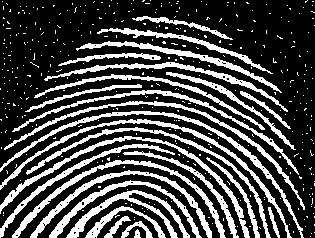
#> input picture 26/fingerprint.png, 315 x 238 px
$ jupyter execute HW4_3.ipynb
#> lines starting #> are read from the running program, lines starting #| are printed output that depends on the picture; after the words box and inside, x2 and y2 are one past the last pixel; in counts of white or black regions, pixels touching at a corner belong together
[cell 1]
import cv2 as cv
import matplotlib.pyplot as plt
import numpy as np

noisy_finger=cv.imread("fingerprint.png",cv.IMREAD_GRAYSCALE)
#> noisy_finger: shape (238, 315); 28.5% white; 414 white regions (387 under 20 px), largest, box (x1, y1, x2, y2) and area: (0, 111, 304, 238) 1388, (0, 136, 250, 238) 1372, (0, 119, 292, 238) 1337
n = 3
kernel_finger = cv.getStructuringElement(cv.MORPH_RECT,(n , n))
opening_finger = cv.morphologyEx(noisy_finger , cv.MORPH_OPEN, kernel_finger)
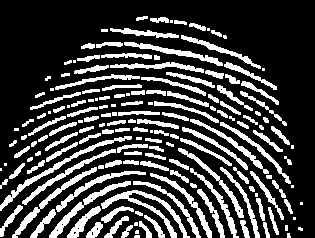
#> opening_finger: shape (238, 315); 25.3% white; 167 white regions (33 under 20 px), largest, box (x1, y1, x2, y2) and area: (101, 190, 190, 238) 786, (0, 136, 132, 211) 677, (49, 181, 131, 238) 578
closing_finger = cv.morphologyEx(opening_finger , cv.MORPH_CLOSE, kernel_finger)
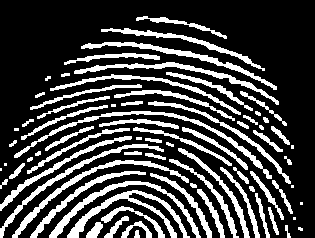
#> closing_finger: shape (238, 315); 25.9% white; 75 white regions (11 under 20 px), largest, box (x1, y1, x2, y2) and area: (67, 190, 190, 238) 1113, (14, 111, 272, 179) 1082, (49, 181, 201, 238) 979

plt.imshow(closing_finger, cmap = 'gray',vmin  = 0, vmax = 255)
plt.title('cleared finger'), plt.xticks([]), plt.yticks([])

headct=cv.imread("headCT.png",cv.IMREAD_GRAYSCALE)
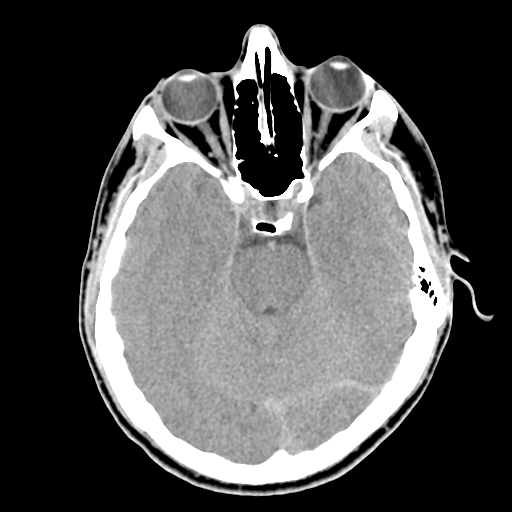
#> input picture 26/headCT.png, 512 x 512 px
#> headct is the input picture: shape (512, 512); min 0, max 255, mean 80.4
n1 = 3
n2 = 7
kernel_3 = cv.getStructuringElement(cv.MORPH_RECT,( n1 , n1))
gradient_3 = cv.morphologyEx(headct , cv.MORPH_GRADIENT, kernel_3)
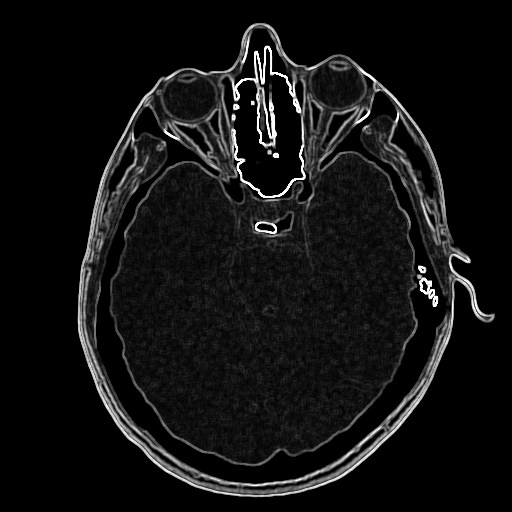
#> gradient_3: shape (512, 512); min 0, max 255, mean 18.1
kernel_7 = cv.getStructuringElement(cv.MORPH_RECT,( n2 , n2))
gradient_7 = cv.morphologyEx(headct , cv.MORPH_GRADIENT, kernel_7)
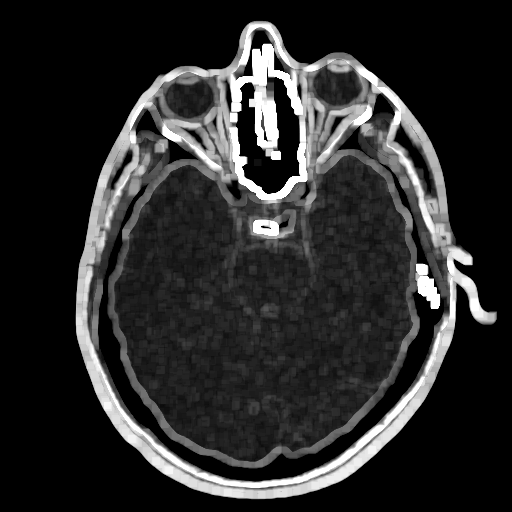
#> gradient_7: shape (512, 512); min 0, max 255, mean 42.3

plt.figure()
plt.subplot(121),plt.imshow(gradient_3, cmap = 'gray',vmin  = 0, vmax = 255)
plt.title('gradient using 3*3 kernel'), plt.xticks([]), plt.yticks([])
plt.subplot(122),plt.imshow(gradient_7, cmap = 'gray',vmin  = 0, vmax = 255)
plt.title('gradient using 7*7 kernel'), plt.xticks([]), plt.yticks([])

img_rice=cv.imread("rice.tif",cv.IMREAD_GRAYSCALE)
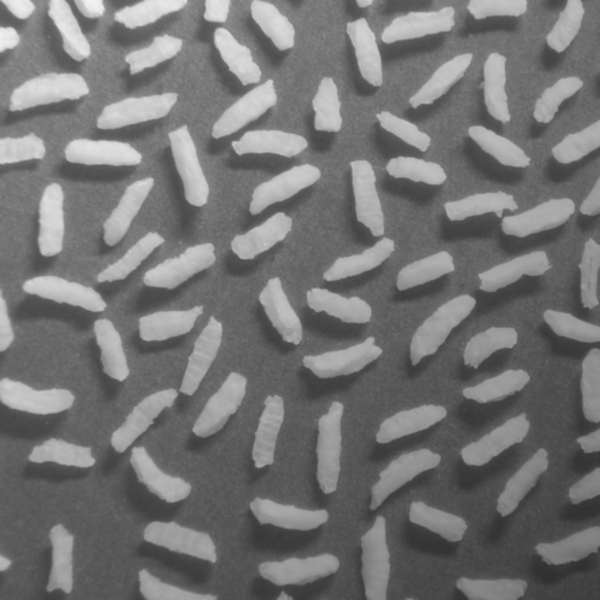
#> input picture 26/rice.tif, 600 x 600 px
#> img_rice is the input picture: shape (600, 600); min 47, max 243, mean 116.4
# method 1
n_ground=100
kernel_ground = cv.getStructuringElement(cv.MORPH_ELLIPSE,( n_ground , n_ground))
background_intensity=cv.morphologyEx(img_rice , cv.MORPH_OPEN, kernel_ground)
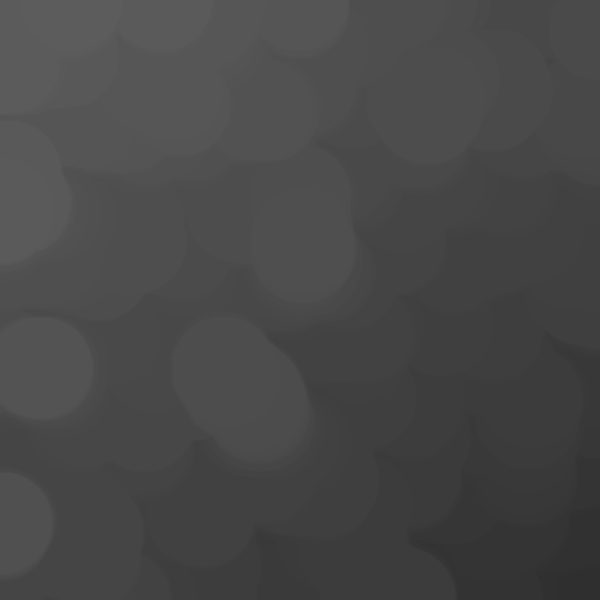
#> background_intensity: shape (600, 600); min 47, max 92, mean 72
abs_rice=img_rice-background_intensity
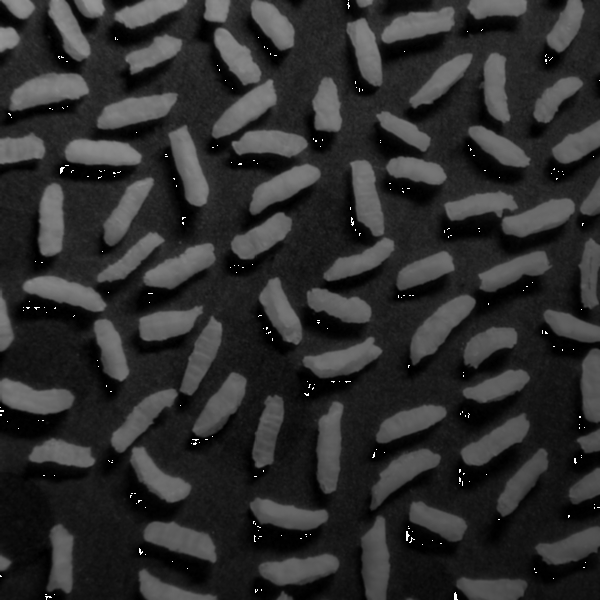
#> abs_rice: shape (600, 600); min 0, max 255, mean 44.9
n_noise = 4
kernel_noise = cv.getStructuringElement(cv.MORPH_ELLIPSE,( n_noise , n_noise))
opening_rice=cv.morphologyEx(abs_rice , cv.MORPH_OPEN, kernel_noise)
ret,rice_seed=cv.threshold(opening_rice,60,255,cv.THRESH_BINARY)
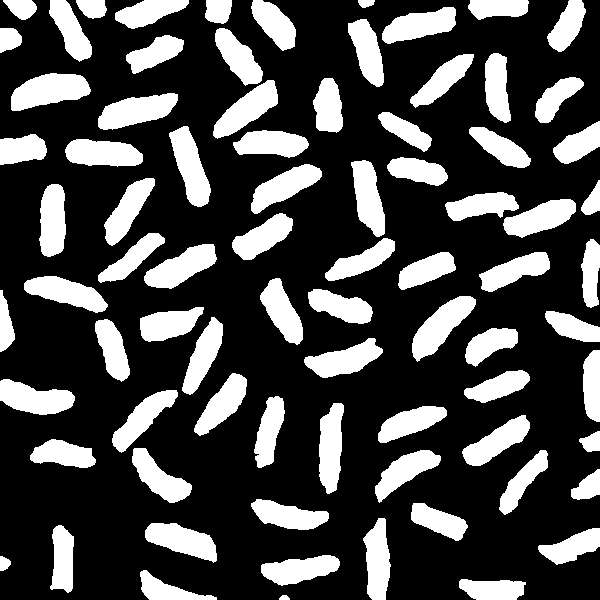
#> rice_seed: shape (600, 600); 28.2% white; 80 white regions, largest, box (x1, y1, x2, y2) and area: (11, 73, 91, 111) 2024, (412, 296, 476, 362) 1886, (98, 93, 178, 130) 1847

plt.figure()
plt.subplot(131),plt.imshow(abs_rice, cmap = 'gray',vmin  = 0, vmax = 255)
plt.title('rice without backgnd'), plt.xticks([]), plt.yticks([])
plt.subplot(132),plt.imshow(opening_rice, cmap = 'gray',vmin  = 0, vmax = 255)
plt.title('rice without noise'), plt.xticks([]), plt.yticks([])
plt.subplot(133),plt.imshow(rice_seed, cmap = 'gray',vmin  = 0, vmax = 255)
plt.title('rice seeds'), plt.xticks([]), plt.yticks([])

#method 2 ( method 1 is better )
kernel_rice=np.ones((100,100),np.uint8)
restored= cv.morphologyEx(img_rice ,cv.MORPH_TOPHAT,kernel_rice)
_,rice_seed_2=cv.threshold(restored,50,255,cv.THRESH_BINARY)
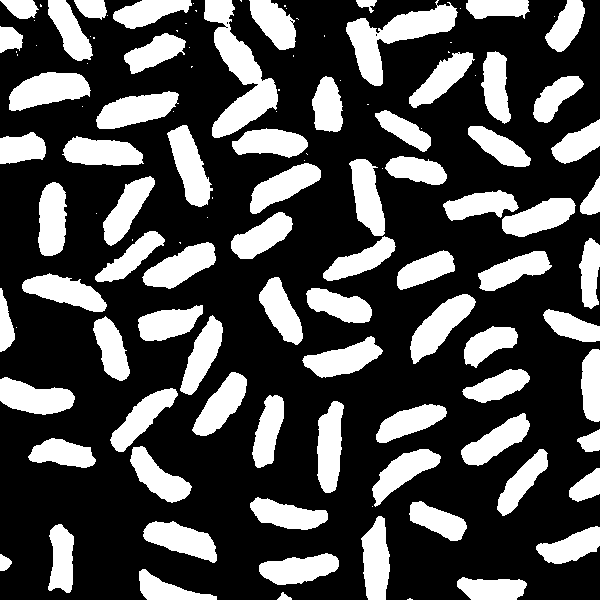
#> rice_seed_2: shape (600, 600); 30.3% white; 121 white regions (44 under 20 px), largest, box (x1, y1, x2, y2) and area: (204, 0, 278, 138) 4000, (346, 0, 458, 86) 3404, (9, 72, 91, 111) 2112

plt.figure()
plt.imshow(rice_seed_2, cmap = 'gray',vmin  = 0, vmax = 255)
plt.title('rice seeds method 2'), plt.xticks([]), plt.yticks([])

plt.show()
